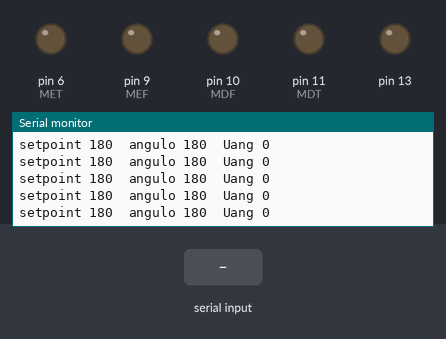
Recording of a sketch running on a simulated Arduino Uno, built with avr-gcc and run on an emulated ATmega328P. Shown: output pins drawn as LEDs (lit = HIGH), the last lines printed to the serial monitor. The inputs (shaded band) are chosen by the test bench.

Above: at 1.2 s.
1.3 s: "90,45\n" received over the second serial link
At 2.1 s:
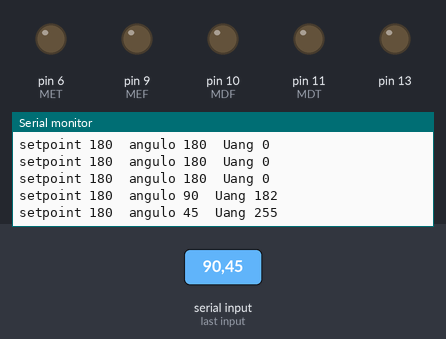
4.3 s: "30,150\n" received over the second serial link
At 4.9 s:
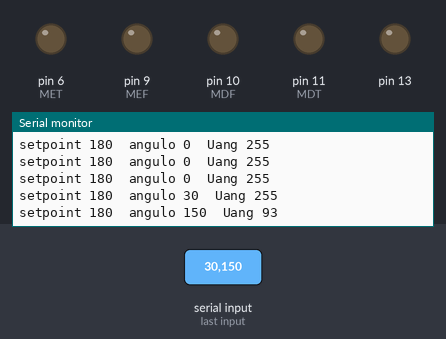
7.3 s: "1000\n" received over the second serial link
At 8.1 s:
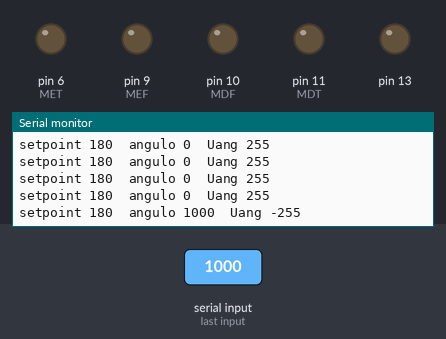
Timing chart, 0 to 10.3 s (numbered marks = the images above; inputs shaded):
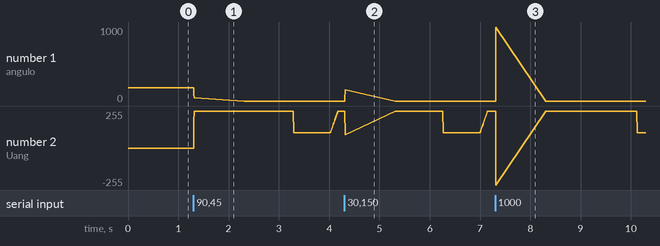

Measured:
- after the input at 1.3 s, the serial monitor: prints a new line at once (image 1)
- after the input at 4.3 s, the serial monitor: prints a new line at once (image 2)
- after the input at 7.3 s, the serial monitor: prints a new line at once (image 3)
- plotted number 2: 0 → 255 after the input at 1.3 s

The sketch:

CONTROLE_P_DO_ANGULO.ino
```cpp
#include <SoftwareSerial.h>
#include "Adafruit_VL53L0X.h"

Adafruit_VL53L0X lox = Adafruit_VL53L0X();

#define MDF 10
#define MDT 11
#define MEF 9
#define MET 6

SoftwareSerial mySerial(2, 3); // RX, TX

int pMDF, pMDT, pMEF, pMET;

int flag_ang = 0;
int fv_ang = 0;
int i_ang = 0;
int v_ant_ang = 0;

int ang;
int x = 2;

int count = 0;

int setpoint_ang = 180;
int erro_ang = 0;
float Kp_ang = 2; //4.5;
float Ki_ang = 0.03;//0.0075;//;


int setpoint_dist = 200;
int erro_dist;
float Kp_dist = 0;
float Ki_dist = 0;

int f = 0.75;

int controle_ang() {

  /////////////////////////////////////// calculo da integral /////////////////////////////////////////////

  if (flag_ang == 1000) {
    i_ang = i_ang - v_ant_ang;
    v_ant_ang = erro_ang;
    flag_ang--;
  } else {
    flag_ang++;
  }

  i_ang = i_ang + erro_ang;


  ////////////////////////////////////////////////////////////////////////////////////////////////////////


  float Ukp = Kp_ang * erro_ang;
  float Uki = Ki_ang * i_ang;

  //Serial.print("Uki: " + (String)Uki + " ");

  if (Uki > 255) {
    Uki = 255;
  }

  if (Uki < -255) {
    Uki = -255;
  }

  int Uang = Ukp + Uki;

  if (Uang > 255) {
    Uang = 255;
  }

  if (Uang < -255) {
    Uang = -255;
  }

  return Uang;
}

int Atuadores(int pot, int uang) {

  uang = uang * f;

  if (pot > 255) {
    pot = 255;
  }

  if (pot < -255) {
    pot = -255;
  }


  if ((pot >= 0) && (uang >= 0)) {
    analogWrite(MDF, pot);
    analogWrite(MDT, uang);
    analogWrite(MEF, pot + uang);
    analogWrite(MET, 0);
  }

  if ((pot >= 0) && (uang < 0)) {
    analogWrite(MDF, pot + (uang * -1));
    analogWrite(MDT, 0);
    analogWrite(MEF, pot);
    analogWrite(MET, uang * -1);
  }

  if ((pot < 0) && (uang < 0)) {
    analogWrite(MDF, uang * -1);
    analogWrite(MDT, pot * -1);
    analogWrite(MEF, 0);
    analogWrite(MET, (pot * -1) + uang);
  }

  if ((pot < 0) && (uang >= 0)) {
    analogWrite(MDF, 0);
    analogWrite(MDT, (pot * -1) + uang);
    analogWrite(MEF, uang);
    analogWrite(MET, pot * -1);
  }

}


void setup() {


  pinMode(MDF, OUTPUT);
  pinMode(MDT, OUTPUT);
  pinMode(MEF, OUTPUT);
  pinMode(MET, OUTPUT);
  pinMode(13, OUTPUT);

  Serial.begin(57600);
  while (!Serial) {
    ;
  }
  mySerial.begin(9600);
  /*
    if (!lox.begin()) {
      digitalWrite(13, 1);
      while (1);
    }
    digitalWrite(13, 0);
*/
    ang = setpoint_ang;
}

void loop() { // run over and over

  if (mySerial.available()) {
    ang = mySerial.parseInt();
  }

  erro_ang = setpoint_ang - ang;

  int Uang = controle_ang();

  if (Uang < 0) {
    pMDF = (Uang * -1);
    pMDT = 0;
    pMEF = 0;
    pMET = Uang * -1;
  } else {
    pMDF = 0;
    pMDT = Uang;
    pMEF = Uang;
    pMET = 0;
  }

  if(pMDF > 255){
    pMDF = 255;
  }

  if(pMEF > 255) {
    pMEF = 255;
  }


  //analogWrite(MDF, pMDF);
  //analogWrite(MDT, pMDT);
  //analogWrite(MEF, pMEF);
  //analogWrite(MET, pMET);

  Serial.println("setpoint " + (String)setpoint_ang + "\t" + "angulo " + (String)ang + "\t" + "Uang " + (String)Uang);

}
```
